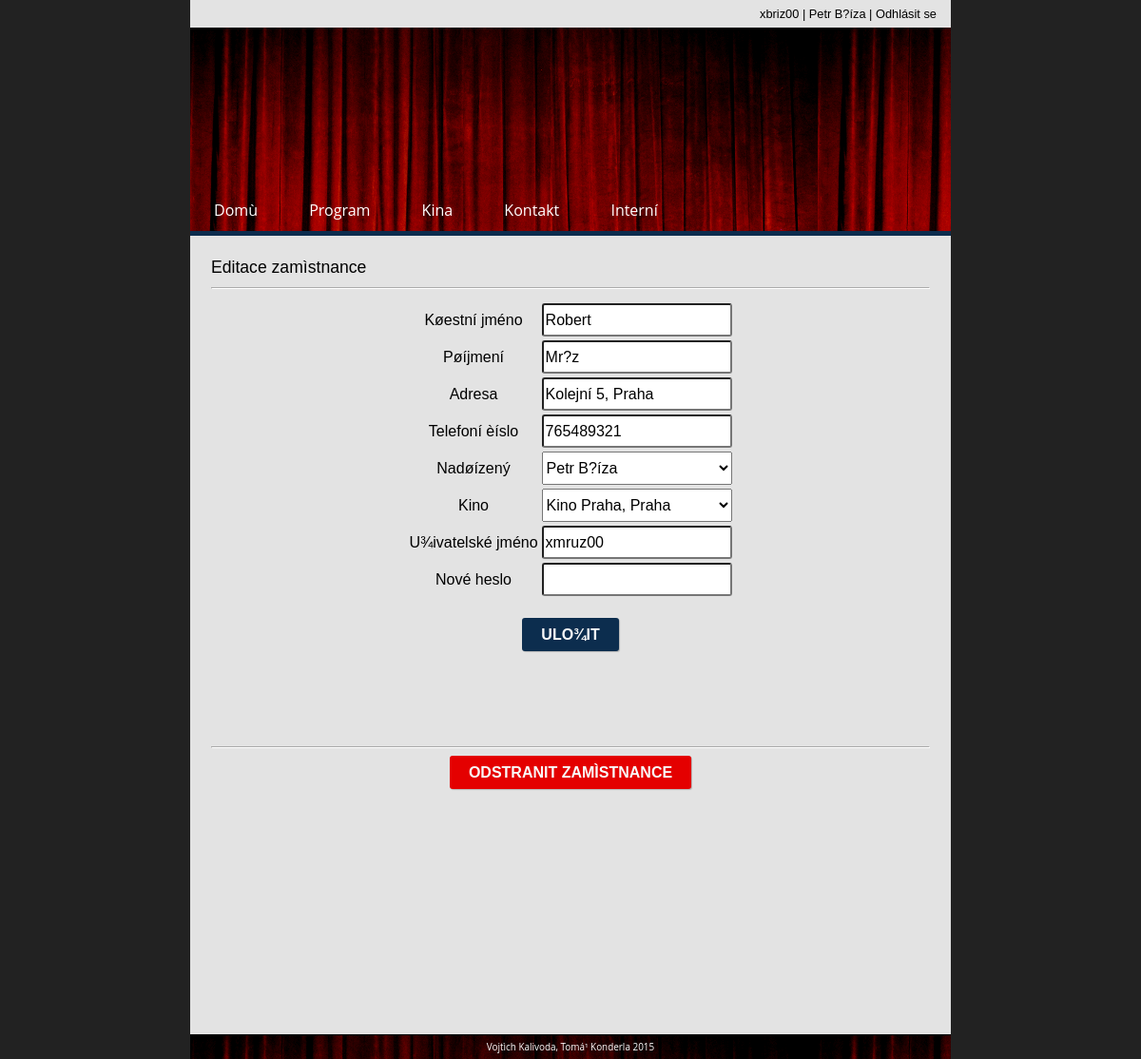
The app's page /edit_worker.php?id=3 (signed in) with its own data.
### tables this page shows
CREATE TABLE `Zamestnanec` (
	`id_zamestnance` INTEGER NOT NULL AUTO_INCREMENT PRIMARY KEY,
	`id_sef` INTEGER,
	`id_kina` INTEGER NOT NULL,
	jmeno VARCHAR(50),
	prijmeni VARCHAR(50),
	login VARCHAR(50) UNIQUE NOT NULL,
	heslo VARCHAR(50) NOT NULL,
	adresa VARCHAR(50),
	telefoni_cislo VARCHAR(20)
);

CREATE TABLE `Kino` (
	`id_kina` INTEGER NOT NULL AUTO_INCREMENT PRIMARY KEY,
	nazev VARCHAR(50) NOT NULL,
	mesto VARCHAR(50),
	adresa VARCHAR(50),
	telefoni_cislo VARCHAR(20) NOT NULL
);

### core.php (called while the page is built, shortened)
<?php
	require_once 'db_connection.php';
	$_userLogged_ = false;
	$_userRights_ = 0;
	if( isset($_SESSION['user']) and $_SESSION['user'] != "" )
		$_userLogged_ = $_SESSION['user'];
	if( isset($_SESSION['rights']) and $_SESSION['rights'] != "")
		$_userRights_ = $_SESSION['rights'];
	include 'header.php';
?>

### edit_worker.php (the view, shortened to what this page needs)
<?php
	require_once 'core.php';
		?>
		<?php
	$found = false;
	if( isset($_GET['id']) )
	{
		$id_zamestnance =  $_GET['id'];
		$sql = "SELECT *
				FROM Zamestnanec
				WHERE id_zamestnance = " . $id_zamestnance;
		$result = $db->query($sql);
		if( $result->num_rows == 1 )
		{
			$row = $result->fetch_assoc();
			$found = true;
			$jmeno = $row['jmeno'];
			$prijmeni = $row['prijmeni'];
			$adresa = $row['adresa'];
			$username = $row['login'];
			$id_sef = $row['id_sef'];
			$id_kina = $row['id_kina'];
			$telefoni_cislo = $row['telefoni_cislo'];
		}
	}
?>
<!DOCTYPE HTML PUBLIC "-//W3C//DTD HTML 4.01 Transitional//EN>
<html>
<head>
	<link rel="stylesheet" href="css/style.css">
</head>
<body>
	<div class="content" >
		<h2>Editace zamìstnance</h2>
		<hr>
		<?php
			if($found)
			{
				?>
				<form method="post">
					<table align="center" border="0">
						<tr>
							<td><input type="hidden" name="id_zamestnance"
						</tr>
						<tr>
							<td><label for="jmeno">Køestní jméno</label></td>
							<td><input type="text" name="jmeno"
								<?php
									echo ("value='" . $jmeno . "'");
								?>
								required /></td>
						</tr>
						<tr>
							<td><label for="prijmeni">Pøíjmení</label></td>
							<td><input type="text" name="prijmeni"
								<?php
									echo ("value='" . $prijmeni . "'");
								?>
								required /></td>
						</tr>
						<tr>
							<td><label for="adresa">Adresa</label></td>
							<td><input type="text" name="adresa"
								<?php
									echo ("value='" . $adresa . "'");
								?>
								required /></td>
						</tr>
						<tr>
							<td><label for="phoneNumber">Telefoní èíslo</label></td>
							<td><input type="text" name="phoneNumber"
								<?php
									echo ("value='" . $telefoni_cislo . "'");
								?>
								required /></td>
						</tr>
						<?php
							$sql = "SELECT *
									FROM Zamestnanec
									WHERE id_zamestnance = $id_zamestnance";
							$result = $db->query($sql);
							if ($result->num_rows > 0)
							{
								$row = $result->fetch_assoc();
								if( $row['id_sef'] != NULL )
								{
									$sql = "SELECT *
											FROM Zamestnanec
											WHERE id_sef is NULL";
									$result = $db->query($sql);
									if ($result->num_rows > 0)
									{
										echo("<tr><td><label for='superior'>Nadøízený</label></td>
											<td>");
										echo("<select name='superior' class='box'>");
										while($row = $result->fetch_assoc())
										{
											echo("<option value='" . $row['id_zamestnance'] . "' ");
											if( $id_sef == $row['id_zamestnance'] )
												echo("selected");
											echo(" >" . $row['jmeno'] . " " . $row['prijmeni'] . "</option>");
										}
										echo("</select>");
										echo("</td></tr>");
									}
									else
										echo ("Do¹lo k SQL chybì: " . $db->error);
								}
							}
						?>
						<tr>
							<td><label for="kino">Kino</label></td>
							<td>
							<?php
								$sql = "SELECT *
										FROM Kino";
								$result = $db->query($sql);
								if ($result->num_rows > 0)
								{
									echo("<select name='kino' class='box'>");
									while($row = $result->fetch_assoc())
									{
										echo("<option value='" . $row['id_kina'] . "' ");
										if( $row['id_kina'] == $id_kina )
											echo("selected");
										echo(" >" . $row['nazev'] . ", " . $row['mesto'] ."</option>");
									}
									echo("</select>");
								}
								else
									echo ("Do¹lo k SQL chybì: " . $db->error);
							?>
							</td>
						</tr>
						<tr>
							<td><label for="username">U¾ivatelské jméno</label></td>
							<td><input type="text" name="username"
								<?php
									echo ("value='" . $username . "'");
								?>
								required /></td>
						</tr>
						<tr>
							<td><label for="pass">Nové heslo</label></td>
							<td><input type="password" name="pass" /></td>
						</tr>
					</table>
					<div class="topMargin">
						<button type="submit" name="btn-save" class="bigger">Ulo¾it</button>
					</div>
					<hr style="margin-top: 100px;">
					<div>
						<button type="submit" name="btn-remove" class="bigger remove" >Odstranit zamìstnance</button>
					</div>
				</form>
				<?php
			}
			else
			{
				?>
				<div>Neexistující zamìstnanec.</div>
				<?php
			}
		?>
	</div>
	<?php include 'footer.php'; ?>
</body>
</html>

### header.php (shortened to what this page needs)
<div class="topbar">
	<?php
		if( $_userLogged_ )
		{
			if( $_userRights_ <= USER_RIGHTS )
			{
				$sql = "SELECT *
						FROM Klient
						WHERE id_klienta = '" . $_userLogged_ . "'";
			}
			else
			{
				$sql = "SELECT *
						FROM Zamestnanec
						WHERE id_zamestnance = '" . $_userLogged_ . "'";
			}
			$result = $db->query($sql);
			if( $result->num_rows == 1 )
			{
				$row = $result->fetch_assoc();
				if( $_userRights_ <= USER_RIGHTS )
					echo($row['username']);
				else
					echo($row['login']);
				echo(" | " . $row['jmeno'] . " " . $row['prijmeni'] . " | ");
				?>
					<a href="logout.php">Odhlásit se</a>
				<?php
			}
			else
			{
				?>
					<a href="login.php">Pøihlásit se</a>
				<?php
			}
		}
		else
		{
			?>
				<a href="login.php">Pøihlásit se</a>
			<?php
		}
	?>
</div>
<div class="mainMenu">
	<div class="menu">
		<div class="menuBG">
			<a href="index.php" class="menuItem">Domù</a>
			<a href="program.php" class="menuItem">Program</a>
			<a href="cinemas.php" class="menuItem">Kina</a>
			<a href="contact.php" class="menuItem">Kontakt</a>
			<?php
				if( $_userRights_ > USER_RIGHTS )
				{
					?>
						<a href="internal.php" class="menuItem">Interní</a>
					<?php
				}
			?>
		</div>
	</div>
</div>

### css/style.css (style rules this page uses)
.topbar { background: #e3e3e3; height: 29px; line-height: 29px; text-align: right; color: #000000; font-size: 0.8em; padding-right: 15px; }
.topbar a { text-decoration: none; color: #000000; }
body { font: 16px/1.5 Georgia, Verdana, Arial; margin: 0 auto; width: 800px; color: #000000; background-color: #222222; height:100%; }
.content { padding-top: 20px; padding-bottom: 20px; padding-left: 22px; padding-right: 22px; background-color: #e3e3e3; text-align: center; height: auto; min-height: 100%; }
form th, form td { font-weight: normal; font-family: Verdana, 'Geneva CE', lucida, sans-serif; }
h1, h2 { color: #000000; font-size: 1.7em; font-weight: normal; font-family: Verdana, Geneva, sans-serif; text-align: left; margin: 0px; }
h2 { font-size: 1.1em; }
.mainMenu { background-image: url('../img/header.png'); font-family: 'Open Sans', Verdana, 'Geneva CE', lucida, sans-serif; border-bottom: 5px solid rgba(12,45,78,11); padding-top: 80px; width: 100%; }
.menu { font-size: 1.0em; text-align: left; margin-top: 100px; padding-bottom: 10px; }
.menu a { text-decoration: none; border-bottom: none; color: white; }
.menuItem { padding-right: 25px; padding-left: 25px; }
.topMargin { margin-top: 20px; }
.box { width: 200px; height: 35px; font-size: 1.0em; }
table { text-align: center; color: #000000; }
button { height: 35px; border: 0px; background: rgba(12,45,78,11); background: -moz-linear-gradient(top, #595959 , #515151); border-radius: 3px; box-shadow: 1px 1px 1px rgba(1,0,0,0.2); color: #f9f9f9; font-family: Verdana, Geneva, sans-serif; font-size: 1.0em; font-weight: bolder; text-transform: uppercase; cursor: pointer; }
.bigger { padding-left: 20px; padding-right: 20px; }
.remove { background: #E40000; }
input { height: 35px; width: 200px; border-radius: 3px; font-size: 1.0em; }
hr { border-color: #fff; border-style: inset; }

### records on screen
zamestnanec: login "xbriz00", jmeno "Petr", prijmeni "B?íza"
zamestnanec: jmeno "Robert", prijmeni "Mr?z", adresa "Kolejní­ 5, Praha", phoneNumber "765489321", superior "Petr B?íza", kino "Kino Praha, Praha", username "xmruz00"
